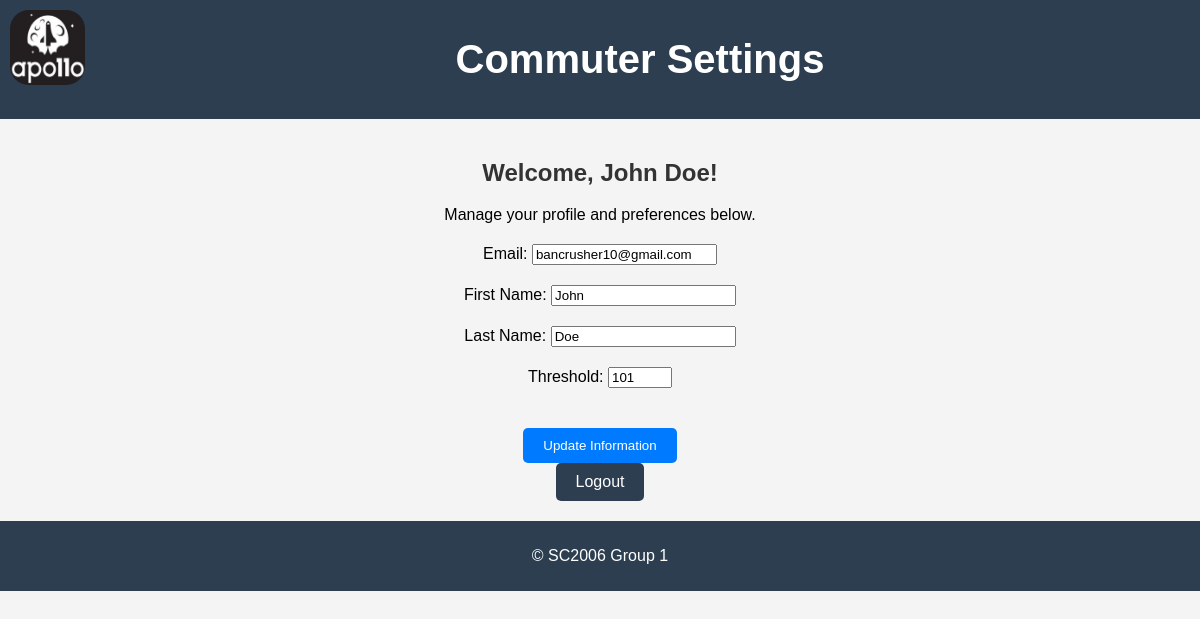
Page /commuter/settings (signed in) on the committed database.
### tables this page shows
CREATE TABLE User (
                    Username TEXT PRIMARY KEY,
                    Password TEXT,
                    Email TEXT,
                    First_Name TEXT,
                    Last_Name TEXT,
                    Threshold INTEGER DEFAULT 101,
                    User_Type TEXT DEFAULT 'Commuter'
                );

### Lab 3/code space/Server.py (the view, shortened to what this page needs)
        @self.app.route("/commuter/settings", methods=["GET", "POST"])
        @login_required
        def commuter_settings():
            user = UserFactory.create_user(session["username"])
            if user.get_type() == "Commuter":  # Security check to ensure only commuters can access
                return render_template("commuter/commuter_settings.html", user=user)
            else:
                return redirect(url_for("login_error"))  # Redirect to error page if user is not Commuter

### Lab 3/code space/Server.py (called while the page is built)
def login_required(f):
    @wraps(f)
    def decorated_function(*args, **kwargs):
        if "username" not in session:
            return redirect(url_for("login"))
        return f(*args, **kwargs)
    return decorated_function

### Lab 3/code space/User_Database_Interface.py (called while the page is built)
    @staticmethod
    def get_db():
        db = sqlite3.connect(User_Database_Interface.db_path, check_same_thread=False)
        db.row_factory = sqlite3.Row  # This makes it return dict-like rows.
        return db

### Lab 3/code space/Users.py (called while the page is built)
    def get_type(self):
        return "Commuter"

    @staticmethod
    def create_user(username):
        user_info = User_Database_Interface.get_user_details(username)
        if not user_info:
            return None  # User not found
        username, password, email, first_name, last_name, threshold, user_type= user_info
        user_classes = {
            "Commuter": Commuter,
            "LTA_Manager": LTA_Manager,
            "Admin": Admin
        }
        user_class = user_classes.get(user_type, Commuter)
        return user_class(username, email, first_name, last_name, threshold)

### Lab 3/code space/templates/commuter/commuter_settings.html (shortened to what this page needs)
<!DOCTYPE html>
<html lang="en">
<head>
    <link rel="stylesheet" href="{{ url_for('static', filename='styles.css') }}">
</head>
<body>
<header>
    <img src="{{ url_for('static', filename='Apollo_11_icon.jpg') }}" alt="Apollo 11 Icon" class="apollo-icon">
    <h1>Commuter Settings</h1>
</header>
<main>
    <div class="welcome">
        <h2>Welcome, {{ user.first_name }} {{ user.last_name }}!</h2>
        <p>Manage your profile and preferences below.</p>
    </div>
    <div class="settings-container">
        <form action="{{ url_for('commuter_settings') }}" method="POST">
            <div class="form-group">
                <label for="email">Email:</label>
                <input type="email" id="email" name="email" value="{{ user.email }}" required>
            </div>
            <div class="form-group">
                <label for="first_name">First Name:</label>
                <input type="text" id="first_name" name="first_name" value="{{ user.first_name }}" required>
            </div>
            <div class="form-group">
                <label for="last_name">Last Name:</label>
                <input type="text" id="last_name" name="last_name" value="{{ user.last_name }}" required>
            </div>
            <div class="form-group">
                <label for="threshold">Threshold:</label>
                <input type="number" id="threshold" name="threshold" value="{{ user.threshold }}" min="1" max="101" required>
            </div>
            <button type="submit">Update Information</button>
        </form>
    </div>
    <div class="logout-container">
        <a href="{{ url_for('logout') }}" class="button logout-btn">Logout</a>
    </div>
</main>
<footer>
    <p>&copy; SC2006 Group 1</p>
</footer>
</body>
</html>

### Lab 3/code space/static/styles.css (style rules this page uses)
body { font-family: Arial, sans-serif; margin: 0; padding: 0; background-color: #f4f4f4; }
header { background-color: #2c3e50; color: white; padding: 10px 0; text-align: center; position: relative; }
header h1 { font-size: 2.5rem; margin-left: 80px; }
.apollo-icon { height: 75px; width: 75px; position: absolute; left: 10px; top: 10px; border-radius: 25%; }
main { padding: 20px; text-align: center; }
.welcome p { margin-bottom: 20px; }
.form-group { margin-bottom: 20px; }
label { margin-bottom: 8px; }
button { background-color: #007bff; color: white; padding: 10px 20px; border: none; border-radius: 5px; cursor: pointer; margin-top: 20px; }
a.button { display: inline-block; background-color: #2c3e50; color: white; padding: 10px 20px; text-decoration: none; border-radius: 5px; }
footer { background-color: #2c3e50; color: white; padding: 10px; text-align: center; }
img { max-width: 100%; height: auto; }
h2, h3 { text-align: center; color: #333; }

### rows in the picture
User: first_name "John", last_name "Doe", email "bancrusher10@gmail.com", threshold "101"
